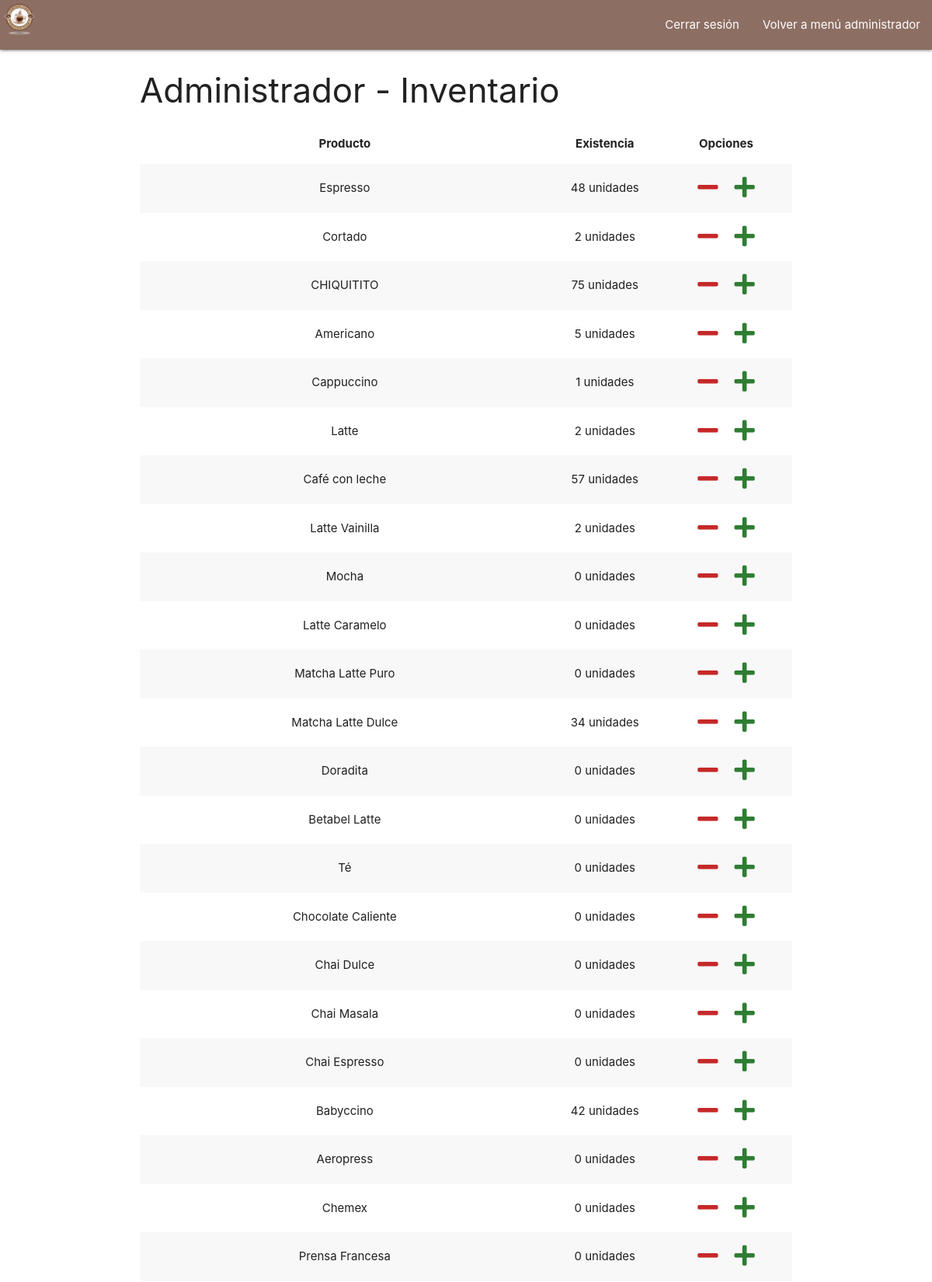
Page /pages/adminManejarInventario.php (signed in, upper part) on the committed database.
### tables this page shows
CREATE TABLE `inventario` (
  `id_producto` int(5) NOT NULL AUTO_INCREMENT,
  `nombre` varchar(128) NOT NULL,
  `descripcion` varchar(300) NOT NULL,
  `existencia` int(5) NOT NULL,
  `precio` double NOT NULL,
  `imagen` varchar(60) DEFAULT NULL,
  `auditoria` datetime DEFAULT NULL,
  `categoria` varchar(25) NOT NULL,
  PRIMARY KEY (`id_producto`)
);

### pages/adminManejarInventario.php (the view, shortened to what this page needs)
<?php
    if(isset($_SESSION["login"])){
    $sesion = $_SESSION["login"];
    $conexion = mysqli_connect("localhost","root","","cafeteria2021");
    mysqli_set_charset($conexion,"utf8");
    $sqlUsuarioAdmin = "SELECT * FROM usuarios WHERE correo = '$sesion' AND tipo = '0'";
    $resUsuarioAdmin = mysqli_query($conexion,$sqlUsuarioAdmin);
    $infoUsuarioAdmin = mysqli_num_rows($resUsuarioAdmin);
    if($infoUsuarioAdmin != 1){
        header("location: ./../index.php");
    }else{
        $sqlAlumnos = "SELECT * FROM inventario";
        $resAlumnos = mysqli_query($conexion, $sqlAlumnos);
        $trAlumnos = "";
        while($filas = mysqli_fetch_array($resAlumnos, MYSQLI_BOTH )){
            $trAlumnos .= "<tr>
                <td>$filas[1]</td>
                <td>$filas[3] unidades</td>
                <td>
                &nbsp;&nbsp;&nbsp;&nbsp;<i class='fas fa-minus fa-2x red-text text-darken-3 disminuirInventario' data-nombre='$filas[1]'></i>&nbsp;&nbsp;&nbsp;&nbsp;
                    <i class='fas fa-plus fa-2x green-text text-darken-3 aumentarInventario' data-nombre='$filas[1]'></i>&nbsp;&nbsp;&nbsp;&nbsp;
                </td>
            </tr>";
        }
?>
<!DOCTYPE html>
<html>
<head>
<link rel="stylesheet" href="https://cdnjs.cloudflare.com/ajax/libs/font-awesome/5.15.3/css/all.min.css" />
<link href="./../materialize/css/materialize.min.css" rel="stylesheet">
<link href="./../jscript/plugins/validetta101/validetta.min.css" rel="stylesheet">
<link href="./../jscript/plugins/confirm334/jquery-confirm.min.css" rel="stylesheet">
<link href="./../css/general.css" rel="stylesheet">
<link href="./../css/index.css" rel="stylesheet">
</head>
<body>
    <header>
        <div class="navbar-fixed">
        <nav class="brown lighten-1">
            <div class="nav-wrapper">
                <a href="./../index.php" class="brand-logo"><img src="./../img/cafeLogo50.png"></a>
                    <ul class="right hide-on-med-and-down">
                        <li><a href="./../pages/logout.php"> Cerrar sesión</a></li>
                        <li><a href="./../pages/administrador.php"> Volver a menú administrador</a></li>
                    </ul>
            </div>
        </nav>
        </div>
    </header>
    <main class="valign-wrapper">
        <div class="container">
            <div class="row">
            <h3>Administrador - Inventario</h3>
                <table class="centered striped responsive-table">
                    <thead>
                        <tr><th>Producto</th><th>Existencia</th><th>Opciones</th>
                    </thead>
                    <tbody>
                        <?php echo $trAlumnos; ?>
                    </tbody>
                </table>
            </div>
        </div>
    </main>
</body>
</html>
<?php
    }
    }else{
        header("location: ./../index.php");
    }
?>

### css/general.css (style rules this page uses)
body { display: flex; min-height: 100vh; flex-direction: column; }
main { flex: 1 0 auto; }

### css/index.css (style rules this page uses)
body { display: flex; min-height: 100vh; flex-direction: column; }
main { flex: 1 0 auto; }

### rows in the picture
inventario: nombre "Espresso", existencia "48"
inventario: nombre "Cortado", existencia "2"
inventario: nombre "CHIQUITITO", existencia "75"
inventario: nombre "Americano", existencia "5"
inventario: nombre "Cappuccino", existencia "1"
inventario: nombre "Latte", existencia "2"
inventario: nombre "Café con leche", existencia "57"
inventario: nombre "Latte Vainilla", existencia "2"
inventario: nombre "Mocha", existencia "0"
inventario: nombre "Latte Caramelo", existencia "0"
inventario: nombre "Matcha Latte Puro", existencia "0"
inventario: nombre "Matcha Latte Dulce", existencia "34"
inventario: nombre "Doradita", existencia "0"
inventario: nombre "Betabel Latte", existencia "0"
inventario: nombre "Té", existencia "0"
inventario: nombre "Chocolate Caliente", existencia "0"
inventario: nombre "Chai Dulce", existencia "0"
inventario: nombre "Chai Masala", existencia "0"
inventario: nombre "Chai Espresso", existencia "0"
inventario: nombre "Babyccino", existencia "42"
inventario: nombre "Aeropress", existencia "0"
inventario: nombre "Chemex", existencia "0"
inventario: nombre "Prensa Francesa", existencia "0"
